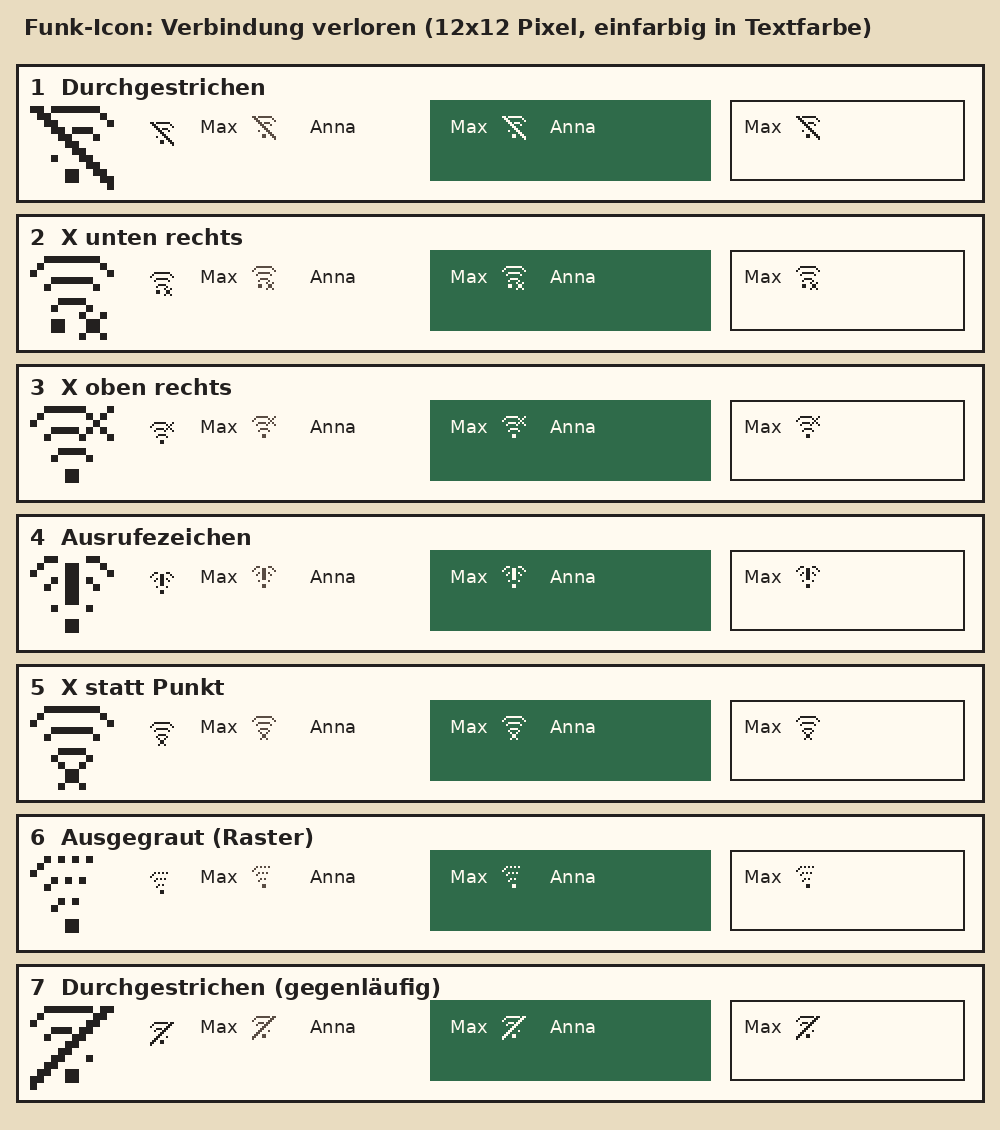

The script that drew this image:
from PIL import Image, ImageDraw, ImageFont
import sys
N=12
LEFT=[ '..####','.#....','#.....','...###','..#...','......','....##','...#..','......','.....#','.....#','......']
def full(left): return [l+l[::-1] for l in left]
def grid(rows): return [list(r) for r in rows]
def out(g): return [''.join(r) for r in g]
def put(g,pts,ch='#'):
    for x,y in pts:
        if 0<=x<N and 0<=y<N: g[y][x]=ch
def clear_rect(g,x0,x1,y0,y1):
    for y in range(y0,y1+1):
        for x in range(x0,x1+1): g[y][x]='.'
BASE=full(LEFT)
V={}
# 1 durchgestrichen (Strich oben links nach unten rechts, mit Lücke)
g=grid(BASE)
diag=[(i,i) for i in range(N)]
for x,y in diag:
    for dx,dy in [(1,0),(-1,0),(0,1),(0,-1),(1,-1),(-1,1)]:
        put(g,[(x+dx,y+dy)],'.')
put(g,diag); put(g,[(i+1,i) for i in range(N-1)])
V['1  Durchgestrichen']=out(g)
# 2 X unten rechts, Punkt links unten
g=grid(BASE); clear_rect(g,4,8,8,11)
put(g,[(3,9),(4,9),(3,10),(4,10)])
put(g,[(7,8),(10,8),(8,9),(9,9),(8,10),(9,10),(7,11),(10,11)])
V['2  X unten rechts']=out(g)
# 3 X oben rechts (äußerer Bogen rechts weg)
g=grid(BASE); clear_rect(g,7,11,0,4)
put(g,[(7,0),(11,0),(8,1),(10,1),(9,2),(8,3),(10,3),(7,4),(11,4)])
V['3  X oben rechts']=out(g)
# 4 Ausrufezeichen
g=grid(BASE); clear_rect(g,4,7,0,7); clear_rect(g,4,7,9,10)
put(g,[(x,y) for y in range(1,7) for x in (5,6)]); put(g,[(5,9),(6,9),(5,10),(6,10)])
V['4  Ausrufezeichen']=out(g)
# 5 X statt Punkt
g=grid(BASE); clear_rect(g,5,6,9,10)
put(g,[(4,8),(7,8),(5,9),(6,9),(5,10),(6,10),(4,11),(7,11)])
V['5  X statt Punkt']=out(g)
# 6 ausgegraut (Raster-Bögen)
g=grid(BASE)
for y in range(0,8):
    for x in range(N):
        if g[y][x]=='#' and (x+y)%2==1: g[y][x]='.'
V['6  Ausgegraut (Raster)']=out(g)
# 7 Bögen links halb + Kreuz groß in der Mitte unten? -> dicker Strich gegenläufig
g=grid(BASE)
diag=[(N-1-i,i) for i in range(N)]
for x,y in diag:
    for dx,dy in [(1,0),(-1,0),(0,1),(0,-1),(1,1),(-1,-1)]:
        put(g,[(x+dx,y+dy)],'.')
put(g,diag); put(g,[(N-2-i,i) for i in range(N-1)])
V['7  Durchgestrichen (gegenläufig)']=out(g)

INK=(0x23,0x20,0x1f); PANEL=(0xff,0xfa,0xf0); SAND=(0xe9,0xdc,0xc0); MUTED=(0x5a,0x4d,0x44); GREEN=(0x2f,0x6b,0x4a)
f=ImageFont.truetype('/usr/share/fonts/truetype/dejavu/DejaVuSans-Bold.ttf',22); fs=ImageFont.truetype('/usr/share/fonts/truetype/dejavu/DejaVuSans.ttf',18)
W=1000; rowh=150
img=Image.new('RGB',(W,64+rowh*len(V)+16),SAND); d=ImageDraw.Draw(img)
d.text((24,14),'Funk-Icon: Verbindung verloren (12x12 Pixel, einfarbig in Textfarbe)',font=f,fill=INK)
def draw(rows,x,y,s,col):
    for j,r in enumerate(rows):
        for i,ch in enumerate(r):
            if ch=='#': d.rectangle([x+i*s,y+j*s,x+i*s+s-1,y+j*s+s-1],fill=col)
for n,(name,rows) in enumerate(V.items()):
    y=64+n*rowh
    d.rectangle([16,y,W-16,y+rowh-12],fill=PANEL,outline=INK,width=3)
    d.text((30,y+10),name,font=f,fill=INK)
    draw(rows,30,y+42,7,INK)
    draw(rows,150,y+58,2,INK)
    d.text((200,y+52),'Max',font=fs,fill=INK); draw(rows,252,y+52,2,MUTED)
    d.text((310,y+52),'Anna',font=fs,fill=INK)
    d.rectangle([430,y+36,710,y+rowh-34],fill=GREEN)
    d.text((450,y+52),'Max',font=fs,fill=PANEL); draw(rows,502,y+52,2,PANEL)
    d.text((550,y+52),'Anna',font=fs,fill=PANEL)
    d.rectangle([730,y+36,W-36,y+rowh-34],fill=PANEL,outline=INK,width=2)
    d.text((744,y+52),'Max',font=fs,fill=INK); draw(rows,796,y+52,2,INK)
img.save(sys.argv[1])
import json; json.dump(V,open(sys.argv[1]+'.json','w'),ensure_ascii=False)
